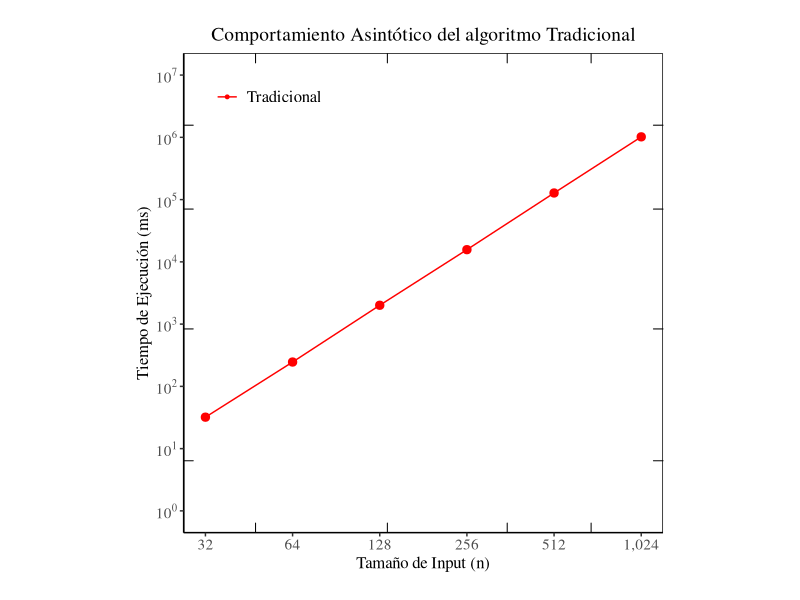
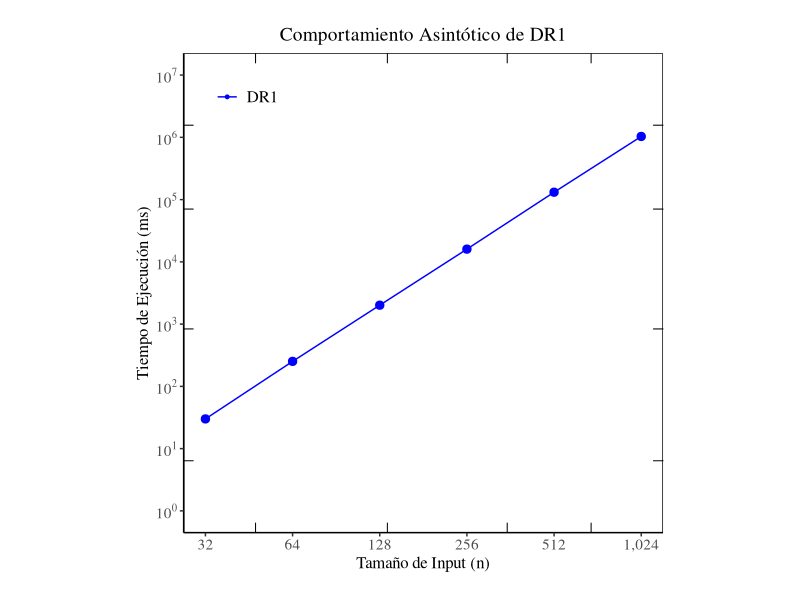
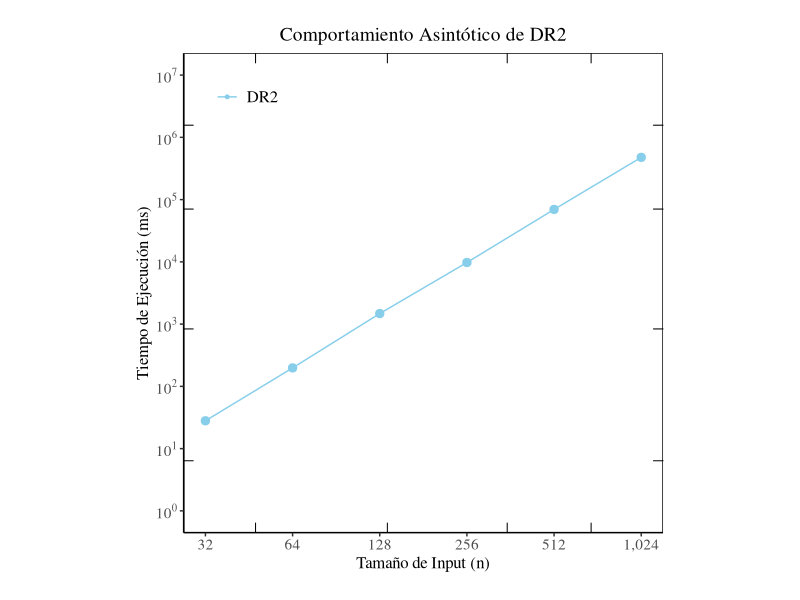
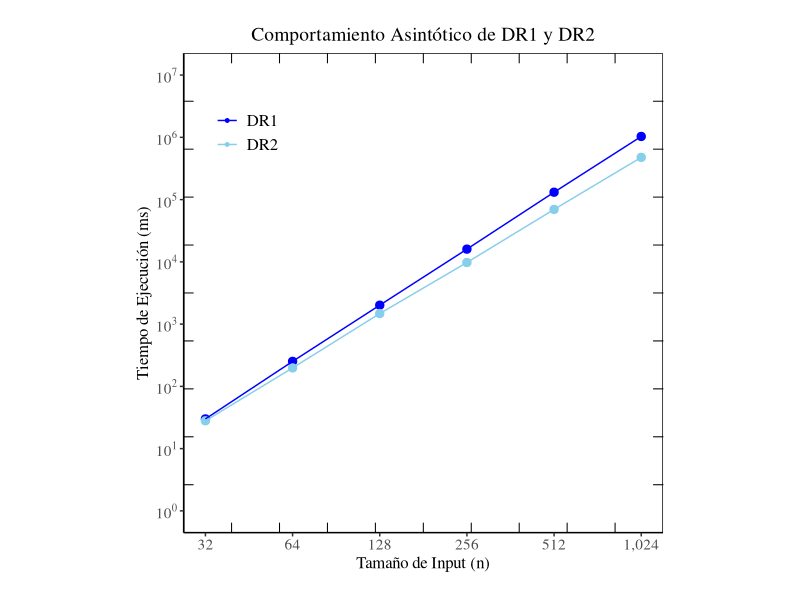
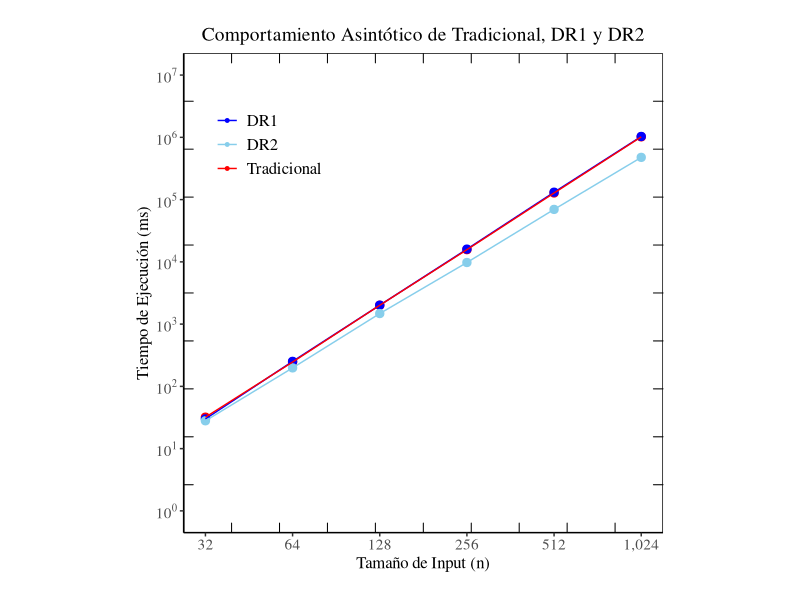

These figures' R source, in order:
### Tradicional ###
library(tidyverse)

data <- read.csv("data/results.csv")
#print(data)

data_long <- data %>%
  pivot_longer(cols = c(Tradicional, DR1, DR2), names_to = "Algorithm", values_to = "Time")

plot_traditional <- ggplot(data, aes(x = n, y = Tradicional, color = "Tradicional")) + 
  geom_point(size = 2.5, show.legend = TRUE) +     
  geom_line() +                     
  scale_x_continuous(trans = "log10", 
                     breaks = c(32, 64, 128, 256, 512, 1024), 
                     labels = scales::comma,
                     minor_breaks = function(limits) {
                       outer(1:9, 10^(2.1:3.1), "*")
                     }) +  
  scale_y_continuous(trans = "log10", 
                     breaks = 10^(0:7), limits = c(1, 10000000), 
                     labels = scales::trans_format("log10", scales::math_format(10^.x)),
                     minor_breaks = function(limits) {
                       outer(1:9, 10^(-0.1:3.1), "*")
                     }) + 
  labs(
    title = "Comportamiento Asintótico del algoritmo Tradicional", 
    x = "Tamaño de Input (n)",
    y = "Tiempo de Ejecución (ms)",
    color = NULL   
  ) +
  scale_color_manual(values = c("Tradicional" = "red"), labels = "Tradicional") +    
  theme_classic() +     
  theme(
    axis.title = element_text(size = 12, family = "serif"),    
    axis.text = element_text(size = 11, family = "serif"),    
    plot.title = element_text(hjust = 0.5, size = 14, family = "serif"), 
    plot.margin = margin(20, 20, 20, 20),                     
    aspect.ratio = 1,                                         
    legend.position = c(0.05, 0.95),                        
    legend.justification = c("left", "top"),
    legend.key = element_rect(fill = "white"),
    legend.text = element_text(size = 12, family = "serif"),
    panel.border = element_rect(color = "black", fill = NA)  
  ) +
  guides(color = guide_legend(override.aes = list(size = 1))) +
  
  annotation_custom(grid::segmentsGrob(x0 = unit(0, "npc"), x1 = unit(0.02, "npc"), 
                                       y0 = unit(c(0.15, 0.425, 0.675, 0.85), "npc"), 
                                       y1 = unit(c(0.15, 0.425, 0.675, 0.85), "npc"))) +
  annotation_custom(grid::segmentsGrob(x0 = unit(1, "npc"), x1 = unit(0.98, "npc"), 
                                       y0 = unit(c(0.15, 0.425, 0.675, 0.85), "npc"), 
                                       y1 = unit(c(0.15, 0.425, 0.675, 0.85), "npc"))) +
  annotation_custom(grid::segmentsGrob(x0 = unit(c(0.15, 0.425, 0.675, 0.85), "npc"), 
                                       x1 = unit(c(0.15, 0.425, 0.675, 0.85), "npc"), 
                                       y0 = unit(0, "npc"), y1 = unit(0.02, "npc"))) +
  annotation_custom(grid::segmentsGrob(x0 = unit(c(0.15, 0.425, 0.675, 0.85), "npc"), 
                                       x1 = unit(c(0.15, 0.425, 0.675, 0.85), "npc"), 
                                       y0 = unit(1, "npc"), y1 = unit(0.98, "npc")))

print(plot_traditional)

### DR1 ###
library(tidyverse)

data <- read.csv("data/results.csv")
#print(data)

data_long <- data %>%
  pivot_longer(cols = c(DR1, DR2), names_to = "Algorithm", values_to = "Time")

plot_DR1 <- ggplot(data, aes(x = n, y = DR1, color = "DR1")) + 
  geom_point(size = 2.5, show.legend = TRUE) +     
  geom_line() +                     
  scale_x_continuous(trans = "log10", 
                     breaks = c(32, 64, 128, 256, 512, 1024), 
                     labels = scales::comma,
                     minor_breaks = function(limits) {
                       outer(1:9, 10^(2.1:3.1), "*")
                     }) +  
  scale_y_continuous(trans = "log10", 
                     breaks = 10^(0:7), limits = c(1, 10000000), 
                     labels = scales::trans_format("log10", scales::math_format(10^.x)),
                     minor_breaks = function(limits) {
                       outer(1:9, 10^(-0.1:3.1), "*")
                     }) + 
  labs(
    title = "Comportamiento Asintótico de DR1", 
    x = "Tamaño de Input (n)",
    y = "Tiempo de Ejecución (ms)",
    color = NULL   
  ) +
  scale_color_manual(values = c("DR1" = "blue"), labels = "DR1") +    
  theme_classic() +     
  theme(
    axis.title = element_text(size = 12, family = "serif"),    
    axis.text = element_text(size = 11, family = "serif"),    
    plot.title = element_text(hjust = 0.5, size = 14, family = "serif"), 
    plot.margin = margin(20, 20, 20, 20),                     
    aspect.ratio = 1,                                         
    legend.position = c(0.05, 0.95),                        
    legend.justification = c("left", "top"),
    legend.key = element_rect(fill = "white"),
    legend.text = element_text(size = 12, family = "serif"),
    panel.border = element_rect(color = "black", fill = NA)  
  ) +
  guides(color = guide_legend(override.aes = list(size = 1))) +

  annotation_custom(grid::segmentsGrob(x0 = unit(0, "npc"), x1 = unit(0.02, "npc"), 
                                       y0 = unit(c(0.15, 0.425, 0.675, 0.85), "npc"), 
                                       y1 = unit(c(0.15, 0.425, 0.675, 0.85), "npc"))) +
  annotation_custom(grid::segmentsGrob(x0 = unit(1, "npc"), x1 = unit(0.98, "npc"), 
                                       y0 = unit(c(0.15, 0.425, 0.675, 0.85), "npc"), 
                                       y1 = unit(c(0.15, 0.425, 0.675, 0.85), "npc"))) +
  annotation_custom(grid::segmentsGrob(x0 = unit(c(0.15, 0.425, 0.675, 0.85), "npc"), 
                                       x1 = unit(c(0.15, 0.425, 0.675, 0.85), "npc"), 
                                       y0 = unit(0, "npc"), y1 = unit(0.02, "npc"))) +
  annotation_custom(grid::segmentsGrob(x0 = unit(c(0.15, 0.425, 0.675, 0.85), "npc"), 
                                       x1 = unit(c(0.15, 0.425, 0.675, 0.85), "npc"), 
                                       y0 = unit(1, "npc"), y1 = unit(0.98, "npc")))

print(plot_DR1)

### DR2 ###
data <- read.csv("data/results.csv")
#print(data)

data_long <- data %>%
  pivot_longer(cols = c(DR1, DR2), names_to = "Algorithm", values_to = "Time")

plot_DR2 <- ggplot(data, aes(x = n, y = DR2, color = "DR2")) +
  geom_point(size = 2.5, show.legend = TRUE) +     
  geom_line() +                     
  scale_x_continuous(trans = "log10", 
                     breaks = c(32, 64, 128, 256, 512, 1024), 
                     labels = scales::comma,
                     minor_breaks = function(limits) {
                       outer(1:9, 10^(2.1:3.1), "*")
                     }) +  
  scale_y_continuous(trans = "log10", 
                     breaks = 10^(0:7), limits = c(1, 10000000), 
                     labels = scales::trans_format("log10", scales::math_format(10^.x)),
                     minor_breaks = function(limits) {
                       outer(1:9, 10^(-0.1:3.1), "*")
                     }) + 
  labs(
    title = "Comportamiento Asintótico de DR2",
    x = "Tamaño de Input (n)",
    y = "Tiempo de Ejecución (ms)",
    color = NULL
  ) +
  scale_color_manual(values = c("DR2" = "skyblue"), labels = "DR2") +
  theme_classic() +     
  theme(
    axis.title = element_text(size = 12, family = "serif"),    
    axis.text = element_text(size = 11, family = "serif"),    
    plot.title = element_text(hjust = 0.5, size = 14, family = "serif"), 
    plot.margin = margin(20, 20, 20, 20),                     
    aspect.ratio = 1,                                         
    legend.position = c(0.05, 0.95),                        
    legend.justification = c("left", "top"),
    legend.key = element_rect(fill = "white"),
    legend.text = element_text(size = 12, family = "serif"),
    panel.border = element_rect(color = "black", fill = NA)  
  ) +
  guides(color = guide_legend(override.aes = list(size = 1))) +

  annotation_custom(grid::segmentsGrob(x0 = unit(0, "npc"), x1 = unit(0.02, "npc"), 
                                       y0 = unit(c(0.15, 0.425, 0.675, 0.85), "npc"), 
                                       y1 = unit(c(0.15, 0.425, 0.675, 0.85), "npc"))) +
  annotation_custom(grid::segmentsGrob(x0 = unit(1, "npc"), x1 = unit(0.98, "npc"), 
                                       y0 = unit(c(0.15, 0.425, 0.675, 0.85), "npc"), 
                                       y1 = unit(c(0.15, 0.425, 0.675, 0.85), "npc"))) +
  annotation_custom(grid::segmentsGrob(x0 = unit(c(0.15, 0.425, 0.675, 0.85), "npc"), 
                                       x1 = unit(c(0.15, 0.425, 0.675, 0.85), "npc"), 
                                       y0 = unit(0, "npc"), y1 = unit(0.02, "npc"))) +
  annotation_custom(grid::segmentsGrob(x0 = unit(c(0.15, 0.425, 0.675, 0.85), "npc"), 
                                       x1 = unit(c(0.15, 0.425, 0.675, 0.85), "npc"), 
                                       y0 = unit(1, "npc"), y1 = unit(0.98, "npc")))

print(plot_DR2)


### DR1 and DR2 ###
data <- read.csv("data/results.csv")
#print(data)

data_long <- data %>%
  pivot_longer(cols = c(DR1, DR2), names_to = "Algorithm", values_to = "Time")

plot_DR1_DR2 <- ggplot(data_long, aes(x = n, y = Time, color = Algorithm)) +
  geom_point(size = 2.5) +          
  geom_line() +                     
  scale_x_continuous(trans = "log10", 
                     breaks = c(32, 64, 128, 256, 512, 1024), 
                     labels = scales::comma,
                     minor_breaks = function(limits) {
                       outer(1:9, 10^(2.1:3.1), "*")
                     }) +  
  scale_y_continuous(trans = "log10", 
                     breaks = 10^(0:7), limits = c(1, 10000000), 
                     labels = scales::trans_format("log10", scales::math_format(10^.x)),
                     minor_breaks = function(limits) {
                       outer(1:9, 10^(-0.1:3.1), "*")
                     }) + 
  labs(
    title = "Comportamiento Asintótico de DR1 y DR2",
    x = "Tamaño de Input (n)",
    y = "Tiempo de Ejecución (ms)",
    color = ""   
  ) +
  scale_color_manual(values = c("DR1" = "blue", "DR2" = "skyblue"), labels = c("DR1", "DR2")) +
  theme_classic() +     
  theme(
    axis.title = element_text(size = 12, family = "serif"),    
    axis.text = element_text(size = 11, family = "serif"),    
    plot.title = element_text(hjust = 0.5, size = 14, family = "serif"), 
    plot.margin = margin(20, 20, 20, 20),                     
    aspect.ratio = 1,                                         
    legend.position = c(0.05, 0.95),                        
    legend.justification = c("left", "top"),
    legend.key = element_rect(fill = "white"),
    legend.text = element_text(size = 12, family = "serif"),
    panel.border = element_rect(color = "black", fill = NA)  
  ) +
  guides(color = guide_legend(override.aes = list(size = 1))) +

  annotation_custom(grid::segmentsGrob(x0 = unit(0, "npc"), x1 = unit(0.02, "npc"), y0 = unit(seq(0.1, 0.9, by = 0.1), "npc"), y1 = unit(seq(0.1, 0.9, by = 0.1), "npc"))) +
  annotation_custom(grid::segmentsGrob(x0 = unit(1, "npc"), x1 = unit(0.98, "npc"), y0 = unit(seq(0.1, 0.9, by = 0.1), "npc"), y1 = unit(seq(0.1, 0.9, by = 0.1), "npc"))) +
  annotation_custom(grid::segmentsGrob(x0 = unit(seq(0.1, 0.9, by = 0.1), "npc"), x1 = unit(seq(0.1, 0.9, by = 0.1), "npc"), y0 = unit(0, "npc"), y1 = unit(0.02, "npc"))) +
  annotation_custom(grid::segmentsGrob(x0 = unit(seq(0.1, 0.9, by = 0.1), "npc"), x1 = unit(seq(0.1, 0.9, by = 0.1), "npc"), y0 = unit(1, "npc"), y1 = unit(0.98, "npc")))

print(plot_DR1_DR2)

### Traditional, DR1 and DR2 ###
data <- read.csv("data/results.csv")
#print(data)

data_long <- data %>%
  pivot_longer(cols = c(Tradicional, DR1, DR2), names_to = "Algorithm", values_to = "Time")

traditional_DR1_DR2_plot <- ggplot(data_long, aes(x = n, y = Time, color = Algorithm)) +
  geom_point(size = 2.5) +          
  geom_line() +                     
  scale_x_continuous(trans = "log10", 
                     breaks = c(32, 64, 128, 256, 512, 1024), 
                     labels = scales::comma,
                     minor_breaks = function(limits) {
                       outer(1:9, 10^(2.1:3.1), "*")
                     }) +  
  scale_y_continuous(trans = "log10", 
                     breaks = 10^(0:7), limits = c(1, 10000000), 
                     labels = scales::trans_format("log10", scales::math_format(10^.x)),
                     minor_breaks = function(limits) {
                       outer(1:9, 10^(-0.1:3.1), "*")
                     }) + 
  labs(
    title = "Comportamiento Asintótico de Tradicional, DR1 y DR2",
    x = "Tamaño de Input (n)",
    y = "Tiempo de Ejecución (ms)",
    color = ""   
  ) +
  scale_color_manual(values = c("Tradicional" = "red", "DR1" = "blue", "DR2" = "skyblue"))  +
  theme_classic() +     
  theme(
    axis.title = element_text(size = 12, family = "serif"),    
    axis.text = element_text(size = 11, family = "serif"),    
    plot.title = element_text(hjust = 0.5, size = 14, family = "serif"), 
    plot.margin = margin(20, 20, 20, 20),                     
    aspect.ratio = 1,                                         
    legend.position = c(0.05, 0.95),                        
    legend.justification = c("left", "top"),
    legend.key = element_rect(fill = "white"),
    legend.text = element_text(size = 12, family = "serif"),
    panel.border = element_rect(color = "black", fill = NA)  
  ) +
  guides(color = guide_legend(override.aes = list(size = 1))) +
  
  annotation_custom(grid::segmentsGrob(x0 = unit(0, "npc"), x1 = unit(0.02, "npc"), y0 = unit(seq(0.1, 0.9, by = 0.1), "npc"), y1 = unit(seq(0.1, 0.9, by = 0.1), "npc"))) +
  annotation_custom(grid::segmentsGrob(x0 = unit(1, "npc"), x1 = unit(0.98, "npc"), y0 = unit(seq(0.1, 0.9, by = 0.1), "npc"), y1 = unit(seq(0.1, 0.9, by = 0.1), "npc"))) +
  annotation_custom(grid::segmentsGrob(x0 = unit(seq(0.1, 0.9, by = 0.1), "npc"), x1 = unit(seq(0.1, 0.9, by = 0.1), "npc"), y0 = unit(0, "npc"), y1 = unit(0.02, "npc"))) +
  annotation_custom(grid::segmentsGrob(x0 = unit(seq(0.1, 0.9, by = 0.1), "npc"), x1 = unit(seq(0.1, 0.9, by = 0.1), "npc"), y0 = unit(1, "npc"), y1 = unit(0.98, "npc")))

print(traditional_DR1_DR2_plot)
